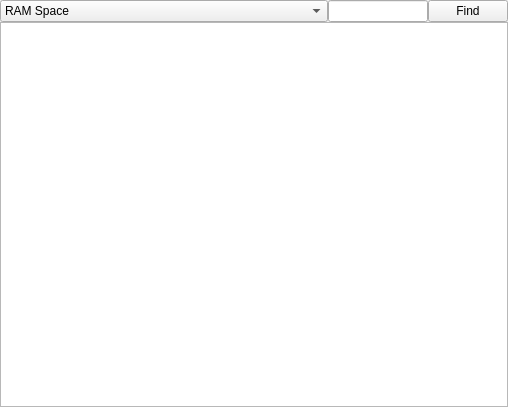
<?xml version="1.0" encoding="UTF-8"?>
<ui version="4.0">
 <class>VmuAddressSpaceBrowser</class>
 <widget class="QWidget" name="VmuAddressSpaceBrowser">
  <property name="geometry">
   <rect>
    <x>0</x>
    <y>0</y>
    <width>508</width>
    <height>407</height>
   </rect>
  </property>
  <property name="windowTitle">
   <string>Form</string>
  </property>
  <layout class="QVBoxLayout" name="mainLayout">
   <property name="spacing">
    <number>0</number>
   </property>
   <property name="leftMargin">
    <number>0</number>
   </property>
   <property name="topMargin">
    <number>0</number>
   </property>
   <property name="rightMargin">
    <number>0</number>
   </property>
   <property name="bottomMargin">
    <number>0</number>
   </property>
   <item>
    <layout class="QHBoxLayout" name="toolbarLayout">
     <property name="spacing">
      <number>0</number>
     </property>
     <item>
      <widget class="QComboBox" name="segmentDropdown">
       <property name="toolTip">
        <string>Memory Segment</string>
       </property>
       <property name="frame">
        <bool>true</bool>
       </property>
       <item>
        <property name="text">
         <string>RAM Space</string>
        </property>
       </item>
       <item>
        <property name="text">
         <string>ROM Space</string>
        </property>
       </item>
       <item>
        <property name="text">
         <string>RAM Bank 0</string>
        </property>
       </item>
       <item>
        <property name="text">
         <string>RAM Bank 1</string>
        </property>
       </item>
       <item>
        <property name="text">
         <string>XRAM Bank 0</string>
        </property>
       </item>
       <item>
        <property name="text">
         <string>XRAM Bank 1</string>
        </property>
       </item>
       <item>
        <property name="text">
         <string>XRAM Bank 2</string>
        </property>
       </item>
       <item>
        <property name="text">
         <string>WRAM</string>
        </property>
       </item>
       <item>
        <property name="text">
         <string>Bios </string>
        </property>
       </item>
      </widget>
     </item>
     <item>
      <widget class="QLineEdit" name="addressEdit">
       <property name="sizePolicy">
        <sizepolicy hsizetype="Minimum" vsizetype="Fixed">
         <horstretch>0</horstretch>
         <verstretch>0</verstretch>
        </sizepolicy>
       </property>
       <property name="maximumSize">
        <size>
         <width>100</width>
         <height>16777215</height>
        </size>
       </property>
      </widget>
     </item>
     <item>
      <widget class="QPushButton" name="findButton">
       <property name="sizePolicy">
        <sizepolicy hsizetype="Maximum" vsizetype="Fixed">
         <horstretch>0</horstretch>
         <verstretch>0</verstretch>
        </sizepolicy>
       </property>
       <property name="text">
        <string>Find</string>
       </property>
      </widget>
     </item>
    </layout>
   </item>
   <item>
    <widget class="QTableView" name="tableView"/>
   </item>
  </layout>
 </widget>
 <resources/>
 <connections/>
</ui>
